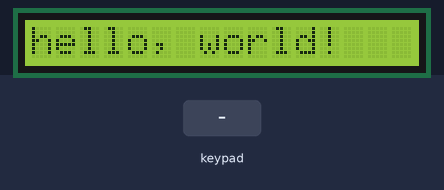
Bench run of a sketch on a simulated Arduino Uno, built with avr-gcc and run on an emulated ATmega328P. Parts: 16×1 character LCD. The inputs (shaded band) are chosen by the test bench.

Above: at 0.1 s.
2.3 s: keypad keys 0 1 2 3 # pressed 0.4 s apart
At 4.5 s:
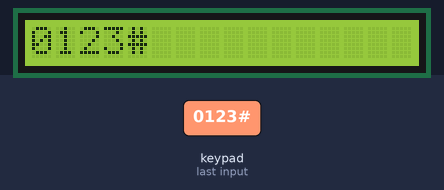
5.8 s: key '*' pressed
At 6.2 s:
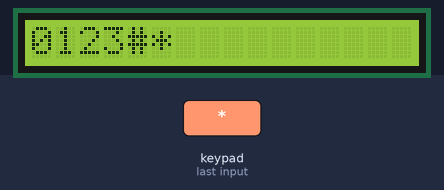
7.3 s: key '#' pressed
At 8.2 s:
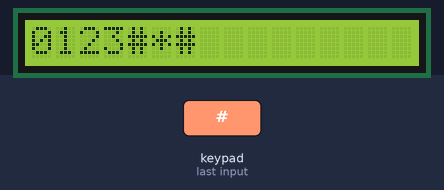
8.8 s: keypad keys 0 1 2 3 * pressed 0.4 s apart
At 10.8 s:
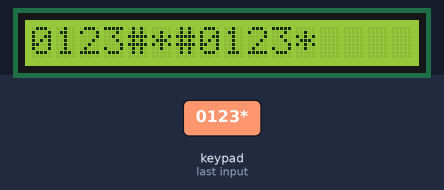
12.3 s: keypad keys 4 5 6 # pressed 0.4 s apart
At 14.4 s:
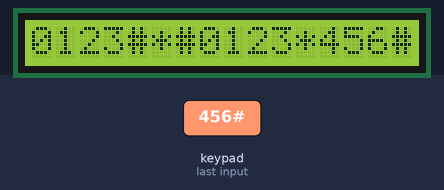
Timing chart, 0 to 15.9 s (numbered marks = the images above; inputs shaded):
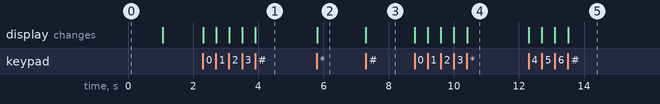

The sketch:

keypad_lcd.ino
```cpp
#include <Keypad.h>
#include <LiquidCrystal.h>

LiquidCrystal lcd(8, 9, 10, 11, 12, 13);

const byte rows = 4; //four rows
const byte cols = 3; //three columns
char keys[rows][cols] = {
  {'1','2','3'},
  {'4','5','6'},
  {'7','8','9'},
  {'*','0','#'}
};
byte rowPins[rows] = {0, 1, 2, 3}; //connect to the row pinouts of the keypad
byte colPins[cols] = {4, 5, 6}; //connect to the column pinouts of the keypad
Keypad keypad = Keypad( makeKeymap(keys), rowPins, colPins, rows, cols );

void setup() {
  // put your setup code here, to run once:
  Serial.begin(9600);

  lcd.begin(16,1);
  lcd.print("hello, world!");
  delay(1000);
  lcd.clear();
}

void loop() {
  // put your main code here, to run repeatedly:
  char pressedKey = keypad.getKey();
  if(pressedKey != NO_KEY){
    lcd.print(pressedKey);
  }
}
```

Measured:
- after the input at 2.3 s, the display: first changes at once (image 1 shows a later state)
- after the input at 5.8 s, the display: changes at once (image 2)
- after the input at 7.3 s, the display: changes at once (image 3)
- after the input at 8.8 s, the display: first changes at once (image 4 shows a later state)
- after the input at 12.3 s, the display: first changes at once (image 5 shows a later state)
